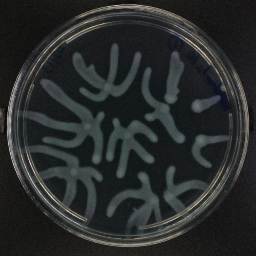
#> input picture reporting/figures/bakeoff_compare/reals/ffc0_Rep1.TIF, 256 x 256 px; its folder holds 4 pictures in this run
$ python showcase_composite.py
#> lines starting #> are read from the running program, lines starting #| are printed output that depends on the picture
### dish_composite.py
"""Constrain generated colonies into a FIXED, consistent petri dish. Build a clean dish template (mean
rim of real dishes), then for each generated image: scale its dish to the fixed size and composite only
its INTERIOR (the colony) inside the template's full rim. Result: every generated image = same-size dish,
full real rim, colony just inside. Fixes inconsistent/inflated/rim-less generated dishes."""
import cv2, numpy as np, glob, os
from PIL import Image
from dish_normalize import detect_dish
SIZE = 256; TARGET_R = 118
D = "/hpc/group/youlab/sa603/data/branching_256"
GEN = "/hpc/group/youlab/sa603/code/Data_augmentation/dropout_realsweep/drop_s1.0_g7.0"

def load(f): return np.array(Image.open(f).convert("RGB").resize((SIZE, SIZE)))
#> returned value is the input picture: shape (256, 256, 3); mean R, G, B 40.9, 43.6, 43.8
def scale_center(img, target_r=TARGET_R, size=SIZE):   # scale dish rim to fixed radius + center (NO mask)
#> called with target_r = 118, size = 256
    x, y, r = detect_dish(img)
#> in detect_dish, `c = cv2.HoughCircles(gb, cv2.HOUGH_GRADIENT, dp=1.2, minDist=SIZE, par..`: c = [[131.4, 130.2, 115.6]]
#> in detect_dish, `x, y, r = c[0][0]`: x = 131.4; y = 130.2; r = 115.6
#> x = 131.4; y = 130.2; r = 115.6
    if not (70 < r < 140): x, y, r = size/2, size/2, target_r
    s = target_r / r; M = cv2.getRotationMatrix2D((x, y), 0, s); M[0,2] += size/2 - x; M[1,2] += size/2 - y
#> after `s = target_r / r`: s = 1.02
#> after `M = cv2.getRotationMatrix2D((x, y), 0, s)`: M = [[1.02, 0, -2.68], [0, 1.02, -2.66]]
    return cv2.warpAffine(img, M, (size, size))

# fixed dish template = mean of many normalized REAL dishes (clean, consistent full rim)
reals = sorted(glob.glob(f"{D}/test/reals/*.TIF"))[:20]
template = np.mean([scale_center(load(f)).astype(np.float32) for f in reals], 0)
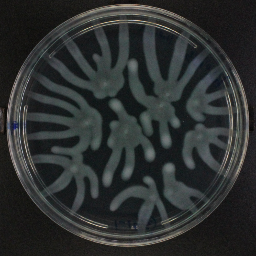
#> input picture reporting/figures/bakeoff_compare/reals/ffc0_Rep2.TIF, 256 x 256 px
#> in load, returned value is the input picture: shape (256, 256, 3); mean R, G, B 45.3, 48.5, 48.1
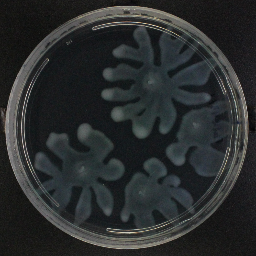
#> input picture reporting/figures/bakeoff_compare/reals/ffc112_Rep1.TIF, 256 x 256 px
#> in load, returned value is the input picture: shape (256, 256, 3); mean R, G, B 42.2, 45.2, 45.7
#> in detect_dish (call 3), `gb = cv2.medianBlur(g, 5)`:
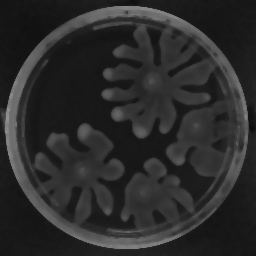
#> gb: shape (256, 256); min 11, max 145, mean 43.1
#> in detect_dish (call 3), `c = cv2.HoughCircles(gb, cv2.HOUGH_GRADIENT, dp=1.2, minDist=SIZE, par..`: c = [[125.4, 127.8, 121.2]]
#> in detect_dish (call 3), `x, y, r = c[0][0]`: x = 125.4; y = 127.8; r = 121.2
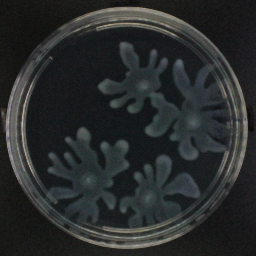
#> input picture reporting/figures/bakeoff_compare/reals/ffc112_Rep2.TIF, 256 x 256 px
#> in load, returned value is the input picture: shape (256, 256, 3); mean R, G, B 41, 43.7, 44
#> call 4 of scale_center, with target_r = 118, size = 256
#> in detect_dish (call 4), `gb = cv2.medianBlur(g, 5)`:
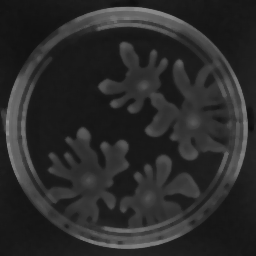
#> gb: shape (256, 256); min 12, max 144, mean 42.2
#> in detect_dish (call 4), `c = cv2.HoughCircles(gb, cv2.HOUGH_GRADIENT, dp=1.2, minDist=SIZE, par..`: c = [[126.6, 126.6, 121.5]]
#> in detect_dish (call 4), `x, y, r = c[0][0]`: x = 126.6; r = 121.5
#> in scale_center (call 4), `x, y, r = detect_dish(img)`: x = 126.6; r = 121.5
#> in scale_center (call 4), `s = target_r / r`: s = 0.971
#> in scale_center (call 4), `M = cv2.getRotationMatrix2D((x, y), 0, s)`: M = [[0.971, 0, 3.67], [0, 0.971, 3.67]]
#> in scale_center (call 4), `return cv2.warpAffine(img, M, (size, size))`:
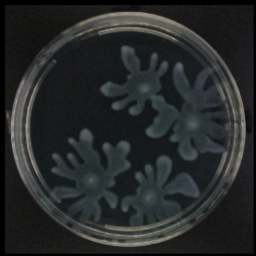
#> returned value: shape (256, 256, 3); mean of channels 0, 1, 2 38.6, 41.2, 41.5; drawn as R, G, B
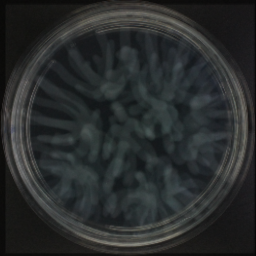
#> template: shape (256, 256, 3) float32; mean of channels 0, 1, 2 41.6, 44.6, 44.8; drawn as R, G, B

# radial feather: interior (colony, from GEN) -> rim/outer (from template), black outside dish
yy, xx = np.mgrid[0:SIZE, 0:SIZE]; rr = np.sqrt((xx - SIZE/2)**2 + (yy - SIZE/2)**2)
alpha = np.clip((112 - rr) / 10.0, 0, 1)[..., None]     # 1 inside r~102 (colony), 0 beyond r~112 (rim from template)
DISH = (rr <= 126)[..., None]

# [12 lines left out: functions composite, batch, not called in this run]

# [22 lines that do not run on import are left out]

### pipeline/postprocess/dish_normalize.py
"""Dish normalization: detect the petri dish, scale it to a fixed radius, center it, mask outside the
circle. Removes the ~17% dish-size nuisance variation + the model's ~12% dish inflation. CLI: src_dir dst_dir."""
import cv2, numpy as np, os, glob, sys
from PIL import Image
TARGET_R = 118; SIZE = 256    # scale the detected dish rim to exactly the real-dish mean radius (117.9)
MASK_R = 128                  # mask only OUTSIDE the inscribed circle (= the 4 corners, black in reals too) -> full glass rim preserved at real scale

def detect_dish(img):
    g = cv2.cvtColor(img, cv2.COLOR_RGB2GRAY); gb = cv2.medianBlur(g, 5)
    c = cv2.HoughCircles(gb, cv2.HOUGH_GRADIENT, dp=1.2, minDist=SIZE, param1=60, param2=30, minRadius=80, maxRadius=135)
    if c is not None:
        x, y, r = c[0][0]; return float(x), float(y), float(r)
    _, th = cv2.threshold(g, 12, 255, cv2.THRESH_BINARY)
    cnts, _ = cv2.findContours(th, cv2.RETR_EXTERNAL, cv2.CHAIN_APPROX_SIMPLE)
    if cnts:
        (x, y), r = cv2.minEnclosingCircle(max(cnts, key=cv2.contourArea)); return x, y, r
    return SIZE / 2.0, SIZE / 2.0, float(TARGET_R)

# [10 lines left out: function normalize, not called in this run]

# [6 lines that do not run on import are left out]

### reporting/showcase_composite.py
"""Showcase grid: generated colonies standardized into consistent full-rimmed petri dishes."""
import glob, os, numpy as np
from PIL import Image, ImageDraw, ImageFont
from dish_composite import composite, load
GEN = "/hpc/group/youlab/sa603/code/Data_augmentation/dropout_realsweep/drop_s1.0_g7.0"
files = sorted(glob.glob(f"{GEN}/*.png"))
# one sample per condition, spread across conditions
byc = {}
for f in files:
    c = os.path.basename(f).split("_")[0]; byc.setdefault(c, f)
conds = sorted(byc, key=lambda c: int("".join(ch for ch in c if ch.isdigit()) or 0))
#> (the run stopped early here; a loop or call above may not have finished)
